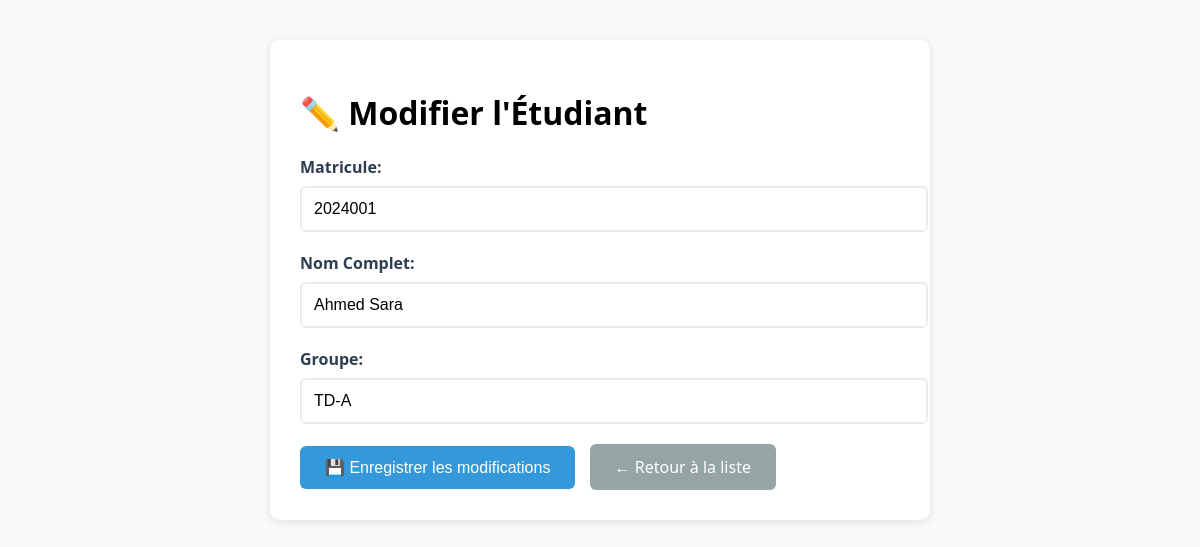
Page /update_student.php?id=1 on the committed database.
### tables this page shows
CREATE TABLE IF NOT EXISTS students (
    id INT AUTO_INCREMENT PRIMARY KEY,
    matricule VARCHAR(50) NOT NULL UNIQUE,
    fullname VARCHAR(255) NOT NULL,
    group_id VARCHAR(50) NOT NULL,
    created_at TIMESTAMP DEFAULT CURRENT_TIMESTAMP,
    updated_at TIMESTAMP DEFAULT CURRENT_TIMESTAMP ON UPDATE CURRENT_TIMESTAMP,
    INDEX idx_matricule (matricule),
    INDEX idx_group (group_id)
);

### update_student.php (the view, shortened to what this page needs)
<?php
$student = null;
if (isset($_GET['id'])) {
    try {
        $conn = getDBConnection();
        $stmt = $conn->prepare("SELECT * FROM students WHERE id = ?");
        $stmt->execute([$_GET['id']]);
        $student = $stmt->fetch(PDO::FETCH_ASSOC);
    } catch (Exception $e) {
        $error = "Erreur: " . $e->getMessage();
    }
}
?>
<!DOCTYPE html>
<html lang="fr">
<head>
</head>
<body>
    <div class="container">
        <h1>✏️ Modifier l'Étudiant</h1>
        <?php if ($student): ?>
        <form method="POST">
            <div class="form-group">
                <label for="matricule">Matricule:</label>
                <input type="text" id="matricule" name="matricule"
                       value="<?php echo htmlspecialchars($student['matricule']); ?>" required>
            </div>
            <div class="form-group">
                <label for="fullname">Nom Complet:</label>
                <input type="text" id="fullname" name="fullname"
                       value="<?php echo htmlspecialchars($student['fullname']); ?>" required>
            </div>
            <div class="form-group">
                <label for="group_id">Groupe:</label>
                <input type="text" id="group_id" name="group_id"
                       value="<?php echo htmlspecialchars($student['group_id']); ?>" required>
            </div>
            <button type="submit" class="btn btn-primary">💾 Enregistrer les modifications</button>
            <a href="list_students.php" class="btn btn-secondary">← Retour à la liste</a>
        </form>
        <?php else: ?>
            <div class="error">Aucun étudiant sélectionné</div>
            <a href="list_students.php" class="btn btn-secondary">← Retour à la liste</a>
        <?php endif; ?>
    </div>
</body>
</html>

### update_student.php (style rules this page uses)
body { font-family: 'Segoe UI', Tahoma, Geneva, Verdana, sans-serif; margin: 40px; background: #f8f9fa; }
.container { max-width: 600px; margin: 0 auto; background: white; padding: 30px; border-radius: 10px; box-shadow: 0 2px 10px rgba(0,0,0,0.1); }
.form-group { margin-bottom: 20px; }
label { display: block; margin-bottom: 8px; font-weight: bold; color: #2c3e50; }
input { padding: 12px; width: 100%; border: 2px solid #e9ecef; border-radius: 6px; font-size: 1em; transition: border-color 0.3s; }
.btn { padding: 12px 25px; text-decoration: none; border-radius: 6px; color: white; border: none; font-size: 1em; cursor: pointer; transition: background-color 0.3s; display: inline-block; }
.btn-primary { background: #3498db; }
.btn-secondary { background: #95a5a6; margin-left: 10px; }

### rows in the picture
students: matricule "2024001", fullname "Ahmed Sara", group_id "TD-A"
